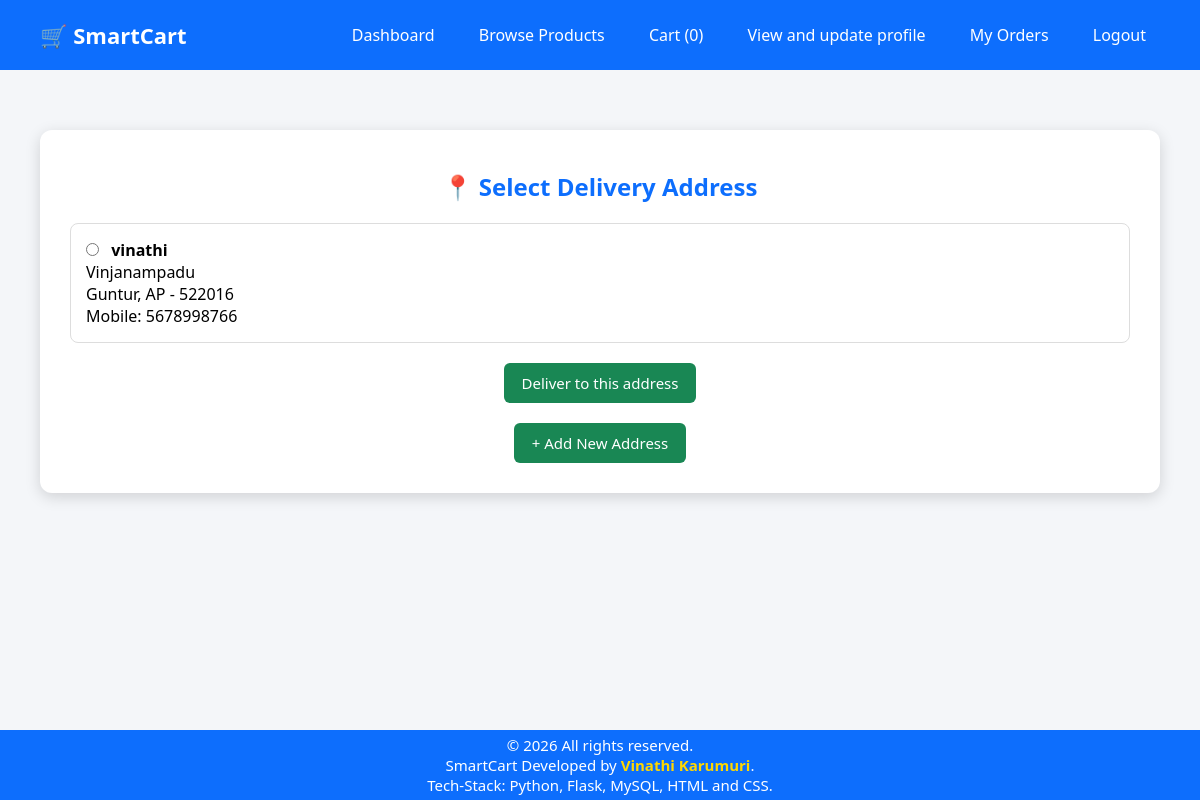
/user/select-address (signed in), run on the app's committed database.
### tables this page shows
CREATE TABLE user_addresses (
    address_id INTEGER PRIMARY KEY AUTOINCREMENT,
    user_id INTEGER,
    name TEXT,
    mobile TEXT,
    address TEXT,
    city TEXT,
    state TEXT,
    pincode TEXT,
    FOREIGN KEY (user_id) REFERENCES users(user_id)
);

### app.py (the view)
@app.route('/user/select-address', methods=['GET'])
def select_address():
    if 'user_id' not in session:
        flash("Please login!", "danger")
        return redirect('/user-login')
    user_id = session['user_id']
    conn = get_db_connection()
    cursor = conn.cursor()
    cursor.execute(
        "SELECT * FROM user_addresses WHERE user_id=?",
        (user_id,)
    )
    addresses = cursor.fetchall()
    cursor.close()
    conn.close()
    return render_template('user/select_address.html',addresses=addresses, navbar_type="user")

### app.py (called while the page is built)
def get_db_connection():
    conn = sqlite3.connect("smartcart.db")
    conn.row_factory = sqlite3.Row
    return conn

@app.context_processor
def inject_cart_count():
    if 'user_id' not in session:
        return dict(cart_count=0)
    user_id = session['user_id']
    conn = get_db_connection()
    cursor = conn.cursor()
    cursor.execute("""
        SELECT COALESCE(SUM(quantity), 0)
        FROM cart
        WHERE user_id = ?
    """, (user_id,))
    count = cursor.fetchone()[0]
    cursor.close()
    conn.close()
    return dict(cart_count=count)

### templates/user/select_address.html
{% extends "base.html" %}
{% block content %}
<div class="select-address-container">
    <h2 class="select-address-title">
        📍 Select Delivery Address
    </h2>
    {% if addresses %}
    <form method="POST" action="/user/confirm-address">
        {% for addr in addresses %}
        <div class="address-card">
            <label>
                <input type="radio" name="address_id" value="{{ addr.address_id }}" required>
                <span class="address-name">{{ addr.name }}</span>
            </label>
            <p>
                {{ addr.address }}<br>
                {{ addr.city }}, {{ addr.state }} - {{ addr.pincode }}<br>
                Mobile: {{ addr.mobile }}
            </p>
        </div>
        {% endfor %}
        <div class="address-actions">
            <button type="submit" class="address-btn">
                Deliver to this address
            </button>
        </div>
    </form>
    {% else %}
        <p>No address found.</p>
    {% endif %}
    <div class="address-actions">
       <button type="button"
        class="address-btn"
        onclick="window.location.href='/user/add-address'">
        + Add New Address
      </button>
    </div>
</div>
{% endblock %}

### static/css/style.css (style rules this page uses)
* { margin: 0; padding: 0; box-sizing: border-box; font-family: "Segoe UI", Tahoma, Geneva, Verdana, sans-serif; }
html, body { height: 100%; }
body { overflow-x: hidden; background: #f4f6f9; }
.main h2, .main h3 { margin-bottom: 15px; color: #0d6efd; }
.main h2 { margin-top: 10px; margin-bottom: 20px; }
.select-address-container { width: 100%; margin: 40px auto; background: #ffffff; padding: 30px; border-radius: 12px; box-shadow: 0 4px 15px rgba(0,0,0,0.15); }
.select-address-title { text-align: center; margin-bottom: 25px; }
.address-card { border: 1px solid #ddd; padding: 15px; border-radius: 8px; margin-bottom: 15px; }
.address-card input[type="radio"] { margin-right: 8px; }
.address-name { font-weight: 600; }
.address-actions { text-align: center; margin-top: 20px; }
.address-btn { padding: 10px 18px; background: #198754; color: #ffffff; border: none; border-radius: 6px; cursor: pointer; font-size: 15px; }

### data on the page
user_addresses: name "vinathi", address "Vinjanampadu", city "Guntur", state "AP", pincode "522016", mobile "5678998766"

### other printed values
{{ cart_count }} "0"
{{ 2026 }} "2026"
